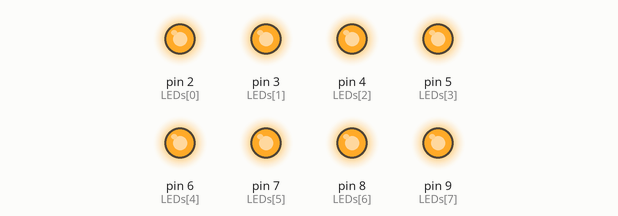
This sketch was run on a simulated Arduino Uno, built with avr-gcc and run on an emulated ATmega328P. Shown: output pins drawn as LEDs (lit = HIGH).

Above: at 0.05 s.
At 1.15 s:
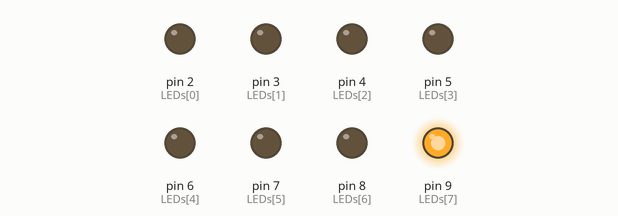
At 1.95 s:
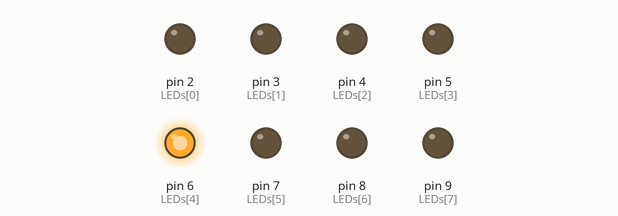
At 2.75 s:
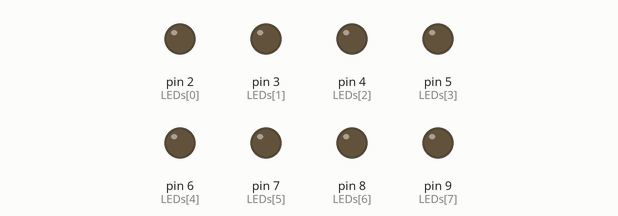
At 4.15 s:
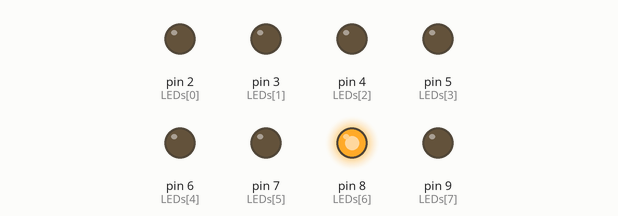
At 5.45 s:
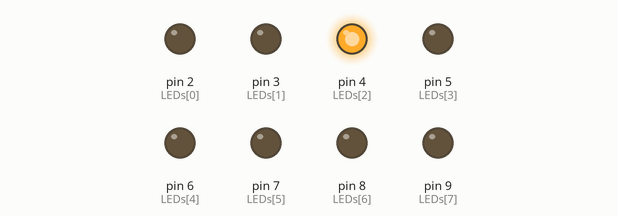
Timing chart, 0 to 5.8 s (numbered marks = the images above):
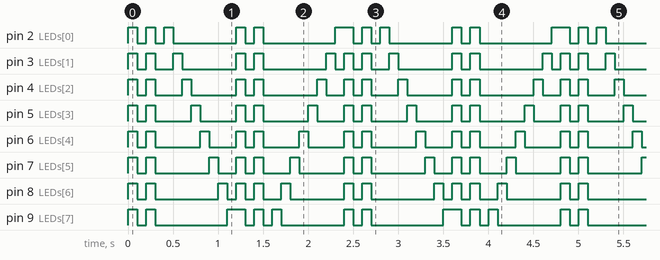

Measured:
- by itself, pin 2 (LEDs[0]): repeats every 2.4 s: 2 × (LOW 0.10 s, HIGH 0.10 s), LOW 0.70 s, HIGH 0.10 s, LOW 0.10 s, HIGH 0.10 s, LOW 0.80 s, HIGH 0.20 s
- by itself, pin 9 (LEDs[7]): repeats every 2.4 s: LOW 0.10 s, HIGH 0.10 s, LOW 0.80 s, HIGH 0.20 s, 2 × (LOW 0.10 s, HIGH 0.10 s), LOW 0.70 s, HIGH 0.10 s
- by itself, everything shown: repeats every 2.4 s, in 24 steps

The sketch:

run_led.ino
```cpp
const byte LEDs[] =
{2,3,4,5,6,7,8,9};
const byte total = sizeof(LEDs);
int index = 0;
int a=0;
int j=0;
void setup(){
// 將每個 Pin 設定成輸出
for (byte i=0;i<total;i++) {
pinMode(LEDs[i], OUTPUT);
}
}
void loop() {

 // 所有 LED OFF
for(j=0;j<=1;j++)
{
  for(index=0;index<=7;index++)
  {
  digitalWrite(LEDs[index],HIGH);
  }
  delay(100);
  for(index=0;index<=7;index++)
  {
  digitalWrite(LEDs[index],LOW);
  }
  delay(100);
  }


for(index=0; index <= 7; index++)
//向左展示
{ // 所有 LED OFF
for(byte i=0;i<total;i++)
{
digitalWrite(LEDs[i], LOW);
}
// 點亮 index 位置之 LED
digitalWrite(LEDs[index], HIGH);
delay(100);
}

for(j=0;j<=1;j++)
{
  for(index=0;index<=7;index++)
  {
  digitalWrite(LEDs[index],HIGH);
  }
  delay(100);
  for(index=0;index<=7;index++)
  {
  digitalWrite(LEDs[index],LOW);
  }
  delay(100);
  }

for (index=7; index >= 0; index--)
{
for (byte i=0;i<total;i++)
{
digitalWrite(LEDs[i], LOW);
}
// 點亮 index 位置之 LED
digitalWrite(LEDs[index], HIGH);
delay(100);
}

}
```
